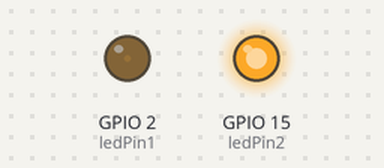
This sketch was run on a simulated ESP32. On the bench: output pins drawn as LEDs (lit = HIGH). What the sketch prints to the serial monitor is not drawn.

Above: at 0.05 s.
At 1.8 s:
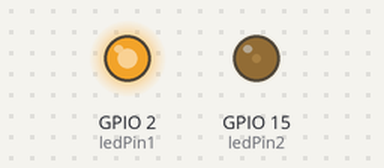
At 2.65 s:
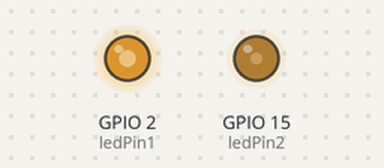
At 3.55 s:
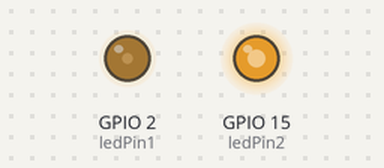
Timing chart, 0 to 5.2 s (numbered marks = the images above):
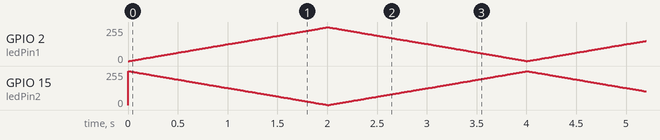

The sketch:

ex06.ino
```cpp
/*
 * 作业6: 警车双闪灯效（双通道PWM）
 * 功能: 两个LED呈现反相关系的渐变闪烁效果
 * - 当LED1亮度从0增加到255时，LED2亮度从255减小到0
 * - 一个变亮的同时另一个逐渐变暗，过渡柔和
 * - 周期约2秒
 */

const int ledPin1 = 2;    // 第一个LED GPIO2
const int ledPin2 = 15;   // 第二个LED GPIO15
const int freq = 5000;
const int resolution = 8;

void setup() {
  Serial.begin(115200);
  ledcAttach(ledPin1, freq, resolution);
  ledcAttach(ledPin2, freq, resolution);
  Serial.println("警车双闪灯效已启动");
}

void loop() {
  unsigned long t = millis() % 4000; // 周期4000ms

  int brightness;
  if (t < 2000) {
    // 前2秒: LED1从暗到亮，LED2从亮到暗
    brightness = map(t, 0, 2000, 0, 255);
  } else {
    // 后2秒: LED1从亮到暗，LED2从暗到亮
    brightness = map(t, 2000, 4000, 255, 0);
  }

  ledcWrite(ledPin1, brightness);
  ledcWrite(ledPin2, 255 - brightness);

  delay(10);
}
```
